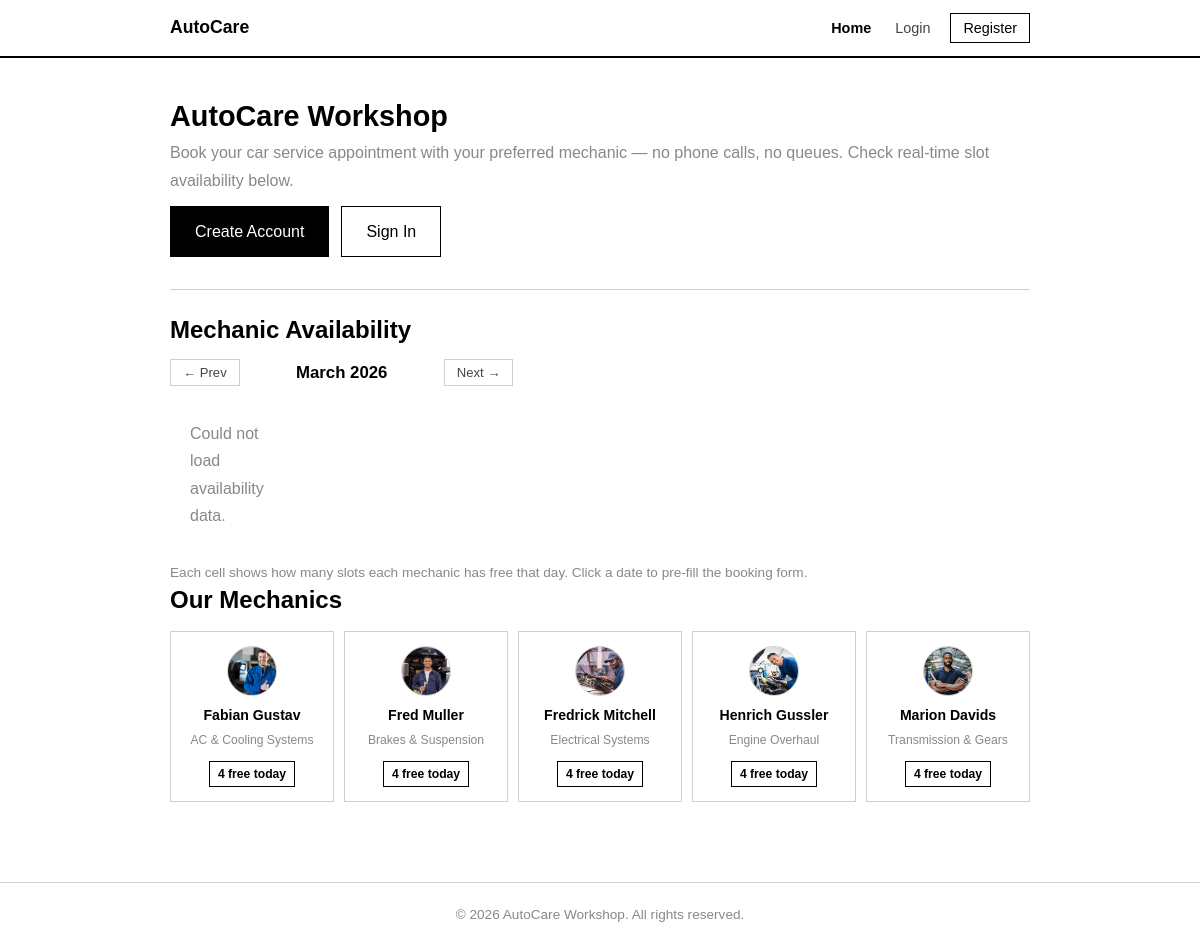
The page / on the database its author committed.
### tables this page shows
CREATE TABLE IF NOT EXISTS mechanics (
    id          INT UNSIGNED AUTO_INCREMENT PRIMARY KEY,
    name        VARCHAR(100)  NOT NULL,
    speciality  VARCHAR(150)  NOT NULL DEFAULT 'General Mechanic',
    bio         TEXT,
    image_url   VARCHAR(255)  DEFAULT NULL,        
    is_active   TINYINT(1)    NOT NULL DEFAULT 1,
    created_at  DATETIME      NOT NULL DEFAULT CURRENT_TIMESTAMP
);

### includes/auth.php (called while the page is built, shortened)
<?php
function client_logged_in(): bool
{
    return !empty($_SESSION['client_id']);
}
function admin_logged_in(): bool
{
    return !empty($_SESSION['admin_id']);
}
function e(string $s): string
{
    return htmlspecialchars($s, ENT_QUOTES | ENT_SUBSTITUTE, 'UTF-8');
}

### includes/functions.php (called while the page is built, shortened)
<?php
function get_mechanics_with_slots(string $date): array
{
    $db  = get_db();
    $sql = "
        SELECT
            m.id,
            m.name,
            m.speciality,
            m.bio,
            m.image_url,
            COUNT(a.id)                                AS booked,
            (:max_slots - COUNT(a.id))                 AS free_slots
        FROM mechanics m
        LEFT JOIN appointments a
               ON a.mechanic_id = m.id
              AND a.appointment_date = :date
              AND a.status NOT IN ('cancelled')
        WHERE m.is_active = 1
        GROUP BY m.id
        ORDER BY m.name ASC
    ";
    $stmt = $db->prepare($sql);
    $stmt->execute([':max_slots' => MAX_SLOTS_PER_MECHANIC, ':date' => $date]);
    return $stmt->fetchAll();
}

### index.php (the view, shortened to what this page needs)
<?php
require_once __DIR__ . '/includes/auth.php';
require_once __DIR__ . '/includes/functions.php';
$activeNav = 'home';
$rootPath = '';
include __DIR__ . '/includes/header.php';
?>
<div class="page-header mb-32" style="border-bottom: none; padding-bottom:0;">
 <h1>AutoCare Workshop</h1>
 <p>
 Book your car service appointment with your preferred mechanic — no phone calls, no queues.
 Check real-time slot availability below.
 </p>
 <?php if (!client_logged_in()): ?>
 <div class="flex gap-12 mt-12">
 <a href="register.php" class="btn btn-primary btn-lg">Create Account</a>
 <a href="login.php" class="btn btn-outline btn-lg">Sign In</a>
 </div>
 <?php endif; ?>
</div>
<hr class="divider">
<section class="calendar-section">
    <h2 style="margin-bottom:14px;">Mechanic Availability</h2>
    <div class="calendar-controls">
        <button id="cal-prev" class="btn btn-ghost btn-sm">&larr; Prev</button>
        <h2 id="cal-heading"></h2>
        <button id="cal-next" class="btn btn-ghost btn-sm">Next &rarr;</button>
    </div>
    <div id="availability-calendar">
        <div id="cal-grid" class="cal-grid">
        </div>
    </div>
    <p class="text-muted mt-12" style="font-size:.85rem;">
        Each cell shows how many slots each mechanic has free that day.
        Click a date to pre-fill the booking form.
    </p>
</section>
<section>
 <h2 style="margin-bottom:16px;">Our Mechanics</h2>
 <div class="mechanic-grid">
 <?php
 $mechanics = get_mechanics_with_slots(date('Y-m-d'));
 foreach ($mechanics as $m):
 $free = (int) $m['free_slots'];
 ?>
 <div class="mechanic-card" style="cursor:default;">
 <div class="mechanic-avatar">
 <?php if ($m['image_url']): ?>
 <img src="<?= e($m['image_url']) ?>" alt="<?= e($m['name']) ?>" style="width:100%;height:100%;object-fit:cover;">
 <?php else: ?>
 ‍
 <?php endif; ?>
 </div>
 <div class="mechanic-name"><?= e($m['name']) ?></div>
 <div class="mechanic-speciality"><?= e($m['speciality']) ?></div>
 <span class="mechanic-slots <?= $free > 0 ? 'slots-available' : 'slots-full' ?>">
 <?= $free > 0 ? "{$free} free today" : 'Full today' ?>
 </span>
 </div>
 <?php endforeach; ?>
 </div>
</section>
<?php include __DIR__ . '/includes/footer.php'; ?>

### includes/header.php (shortened to what this page needs)
<?php
$rootPath  = $rootPath  ?? '';
$activeNav = $activeNav ?? '';
?>
<!DOCTYPE html>
<html lang="en">
<head>
    <link rel="stylesheet" href="<?= $rootPath ?>assets/css/style.css">
</head>
<body>
<div class="page-wrapper">
<nav class="navbar">
    <div class="container">
        <div class="navbar-inner">
            <a class="navbar-brand" href="<?= $rootPath ?>index.php">
                 AutoCare
            </a>
            <ul class="navbar-links">
<?php if (client_logged_in()): ?>
                <li><a href="<?= $rootPath ?>index.php"      class="<?= $activeNav === 'home'         ? 'active' : '' ?>">Calendar</a></li>
                <li><a href="<?= $rootPath ?>book.php"        class="<?= $activeNav === 'book'         ? 'active' : '' ?>">Book</a></li>
                <li><a href="<?= $rootPath ?>my-appointments.php" class="<?= $activeNav === 'appointments'  ? 'active' : '' ?>">My Appointments</a></li>
                <li><a href="<?= $rootPath ?>my-cars.php"     class="<?= $activeNav === 'cars'         ? 'active' : '' ?>">My Cars</a></li>
                <li><a href="<?= $rootPath ?>logout.php" class="btn-nav">Logout</a></li>
<?php else: ?>
                <li><a href="<?= $rootPath ?>index.php"  class="<?= $activeNav === 'home'     ? 'active' : '' ?>">Home</a></li>
                <li><a href="<?= $rootPath ?>login.php"  class="<?= $activeNav === 'login'    ? 'active' : '' ?>">Login</a></li>
                <li><a href="<?= $rootPath ?>register.php" class="btn-nav">Register</a></li>
<?php endif; ?>
            </ul>
        </div>
    </div>
</nav>
<main>
<div class="container">

### includes/footer.php (shortened to what this page needs)
</div>
</main>
<footer class="site-footer">
    <div class="container">
        <p>&copy; <?= date('Y') ?> AutoCare Workshop. All rights reserved.</p>
    </div>
</footer>
</div>
</body>
</html>

### assets/css/style.css (style rules this page uses)
:root { --black: #000000; --white: #ffffff; --gray-100: #f5f5f5; --gray-200: #e8e8e8; --gray-300: #d0d0d0; --gray-500: #888888; --gray-700: #444444; --border: #d0d0d0; }
*, *::before, *::after { box-sizing: border-box; margin: 0; padding: 0; }
html { font-size: 16px; }
body { background: var(--white); color: var(--black); font-family: "Arial", Tahoma, Geneva, Verdana, sans-serif; line-height: 1.7; min-height: 100vh; }
a { color: var(--black); text-decoration: underline; }
img { max-width: 100%; display: block; }
h1, h2, h3, h4, h5, h6 { font-family: "Arial", Tahoma, Geneva, Verdana, sans-serif; font-weight: bold; line-height: 1.3; }
.container { max-width: 900px; margin: 0 auto; padding: 0 20px; }
.page-wrapper { min-height: 100vh; display: flex; flex-direction: column; }
main { flex: 1; padding: 40px 0 80px; }
.navbar { border-bottom: 2px solid var(--black); background: var(--white); }
.navbar-inner { display: flex; align-items: center; height: 56px; gap: 24px; }
.navbar-brand { font-family: "Arial", Tahoma, Geneva, Verdana, sans-serif; font-size: 1.1rem; font-weight: bold; color: var(--black) !important; text-decoration: none; white-space: nowrap; }
.navbar-links { display: flex; align-items: center; list-style: none; margin-left: auto; }
.navbar-links a { color: var(--gray-700); font-size: 0.9rem; padding: 6px 12px; text-decoration: none; }
.navbar-links a.active { color: var(--black); font-weight: bold; }
.navbar-links a.btn-nav { border: 1px solid var(--black); color: var(--black); margin-left: 8px; }
.site-footer { border-top: 1px solid var(--border); padding: 20px 0; text-align: center; color: var(--gray-500); font-size: 0.85rem; }
.btn { display: inline-block; padding: 8px 18px; font-family: "Arial", Tahoma, Geneva, Verdana, sans-serif; font-size: 0.9rem; border: 1px solid var(--black); background: var(--white); color: var(--black); cursor: pointer; text-decoration: none; transition: background 0.15s, color 0.15s; white-space: nowrap; }
.btn-primary { background: var(--black); color: var(--white); }
.btn-ghost { border-color: var(--gray-300); color: var(--gray-700); }
.btn-outline { background: var(--white); }
.btn-sm { padding: 5px 12px; font-size: 0.82rem; }
.btn-lg { padding: 11px 24px; font-size: 1rem; }
.page-header { margin-bottom: 32px; padding-bottom: 20px; border-bottom: 1px solid var(--border); }
.page-header h1 { font-size: 1.8rem; }
.page-header p { color: var(--gray-500); margin-top: 4px; }
.mechanic-grid { display: grid; grid-template-columns: repeat(auto-fill, minmax(155px, 1fr)); gap: 10px; }
.mechanic-card { border: 1px solid var(--border); padding: 14px 10px; text-align: center; cursor: pointer; background: var(--white); transition: border-color 0.1s, background 0.1s; }
.mechanic-avatar { width: 50px; height: 50px; border: 1px solid var(--border); border-radius: 50%; margin: 0 auto 8px; display: flex; align-items: center; justify-content: center; font-size: 1.3rem; background: var(--gray-100); overflow: hidden; }
.mechanic-name { font-size: 0.88rem; font-weight: bold; margin-bottom: 2px; }
.mechanic-speciality { font-size: 0.76rem; color: var(--gray-500); margin-bottom: 8px; }
.mechanic-slots { font-size: 0.76rem; font-weight: bold; padding: 2px 8px; border: 1px solid var(--black); display: inline-block; }
.calendar-controls { display: flex; align-items: center; gap: 12px; margin-bottom: 14px; }
.calendar-controls h2 { min-width: 180px; text-align: center; font-size: 1.05rem; }
.cal-grid { display: grid; grid-template-columns: repeat(7, 1fr); gap: 2px; }
.text-muted { color: var(--gray-500); }
.mb-32 { margin-bottom: 32px; }
.mt-12 { margin-top: 12px; }
.flex { display: flex; }
.gap-12 { gap: 12px; }
.divider { border: none; border-top: 1px solid var(--border); margin: 24px 0; }
hr { border: none; border-top: 1px solid var(--border); margin: 24px 0; }

### rows shown on the page
mechanics: image_url (picture), name "Fabian Gustav", speciality "AC & Cooling Systems", free "4"
mechanics: image_url (picture), name "Fred Muller", speciality "Brakes & Suspension", free "4"
mechanics: image_url (picture), name "Fredrick Mitchell", speciality "Electrical Systems", free "4"
mechanics: image_url (picture), name "Henrich Gussler", speciality "Engine Overhaul", free "4"
mechanics: image_url (picture), name "Marion Davids", speciality "Transmission & Gears", free "4"
